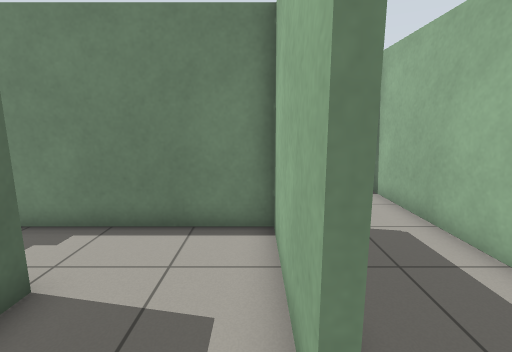
[1] (above)

22 first-person views from a walk through a world built for the Gazebo simulator. The camera is 1.2 m above the floor, tilts 10° down and sees 85° across. The floor is counted in squares, 0.5 m on a side. Each view is taken from the middle of a square. On the plan, view 1 faces up. The plan holds only what a view shows up to about 18 squares ahead; the rest is blank.

[2]
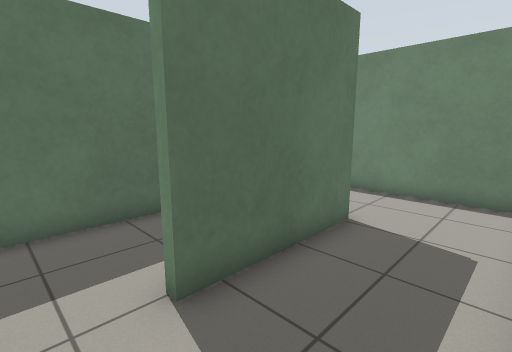

[3]
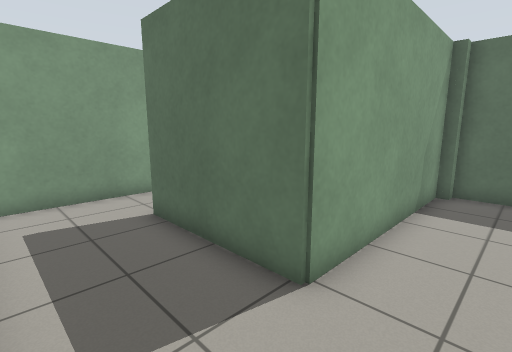

[4]
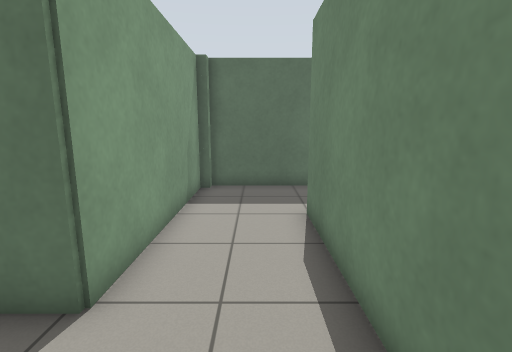

[5]
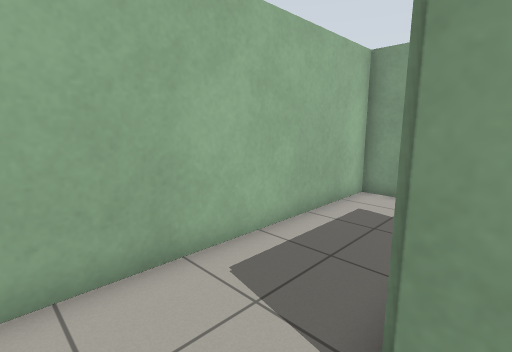

[6]
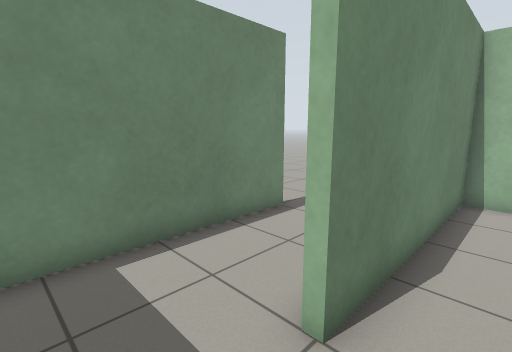

[7]
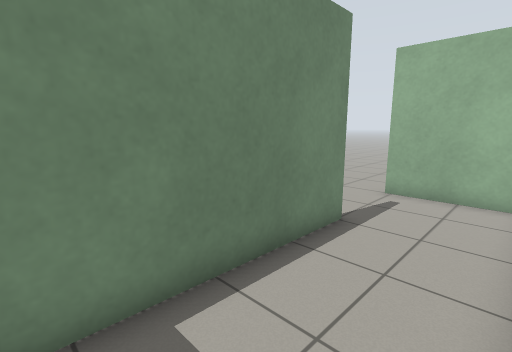

[8]
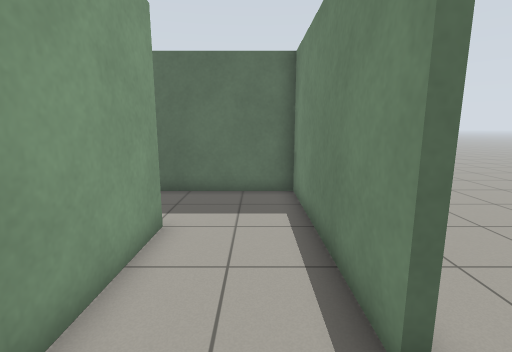

[9]
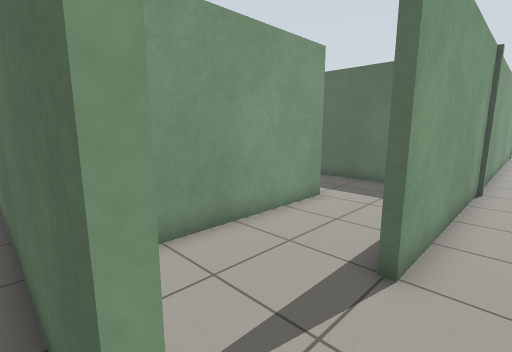

[10]
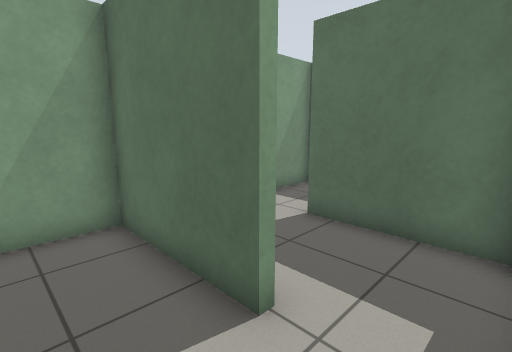

[11]
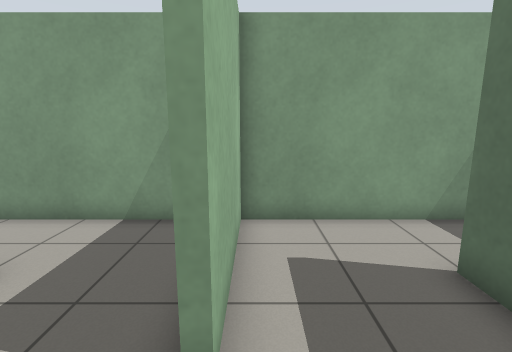

[12]
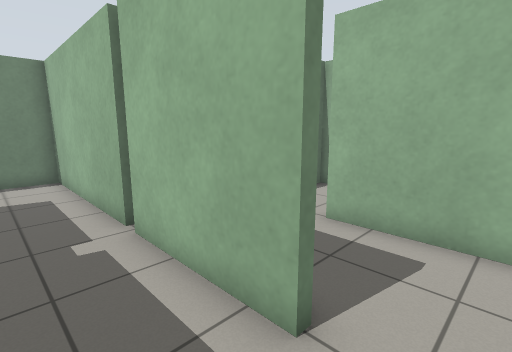

[13]
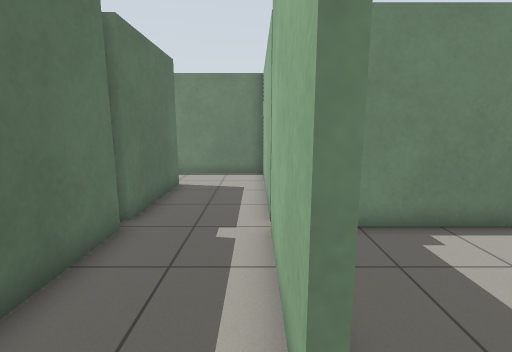

[14]
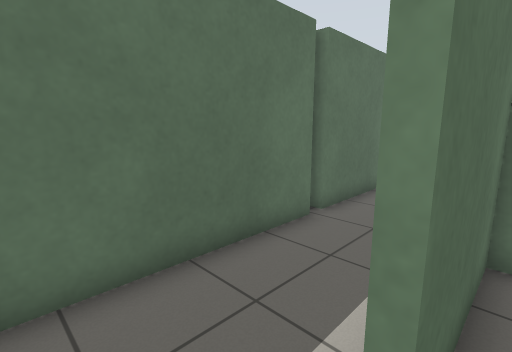

[15]
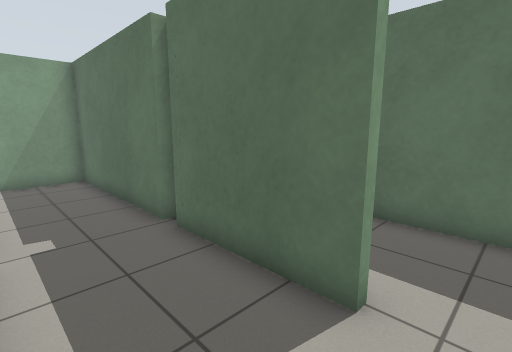

[16]
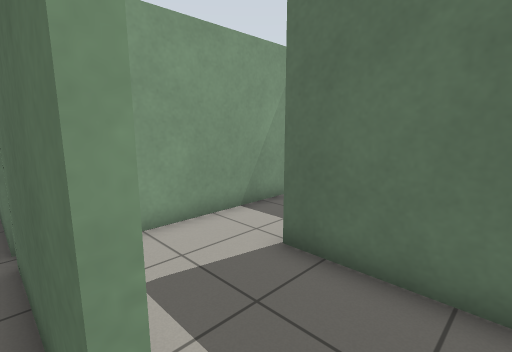

[17]
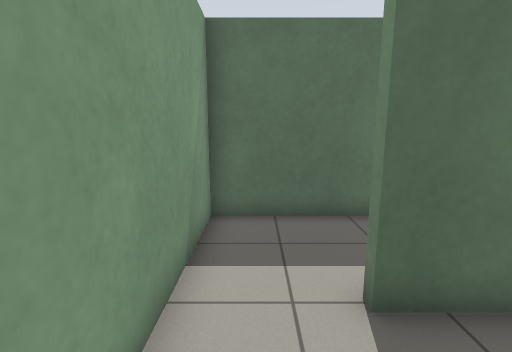

[18]
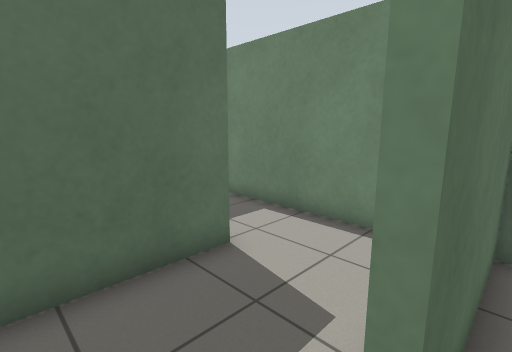

[19]
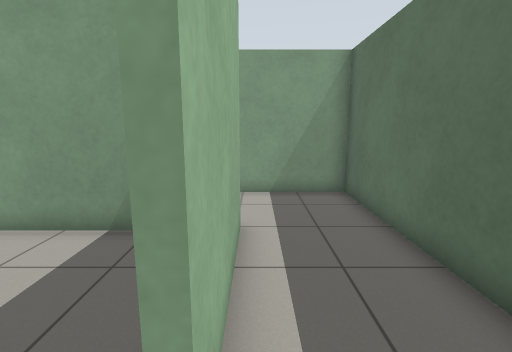

[20]
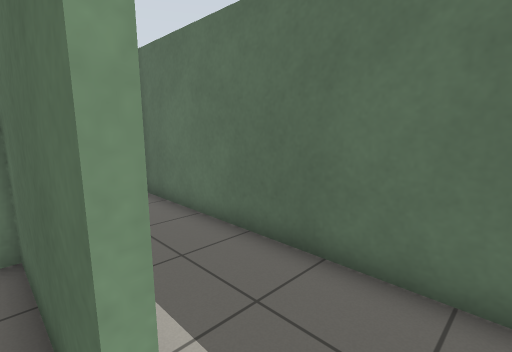

[21]
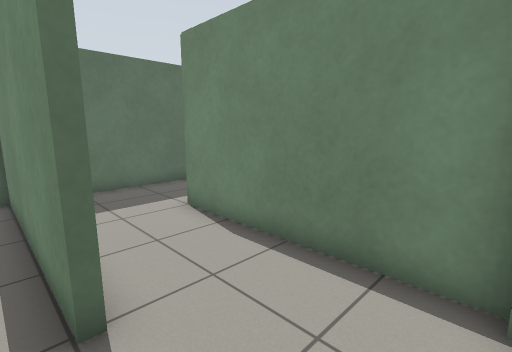

[22]
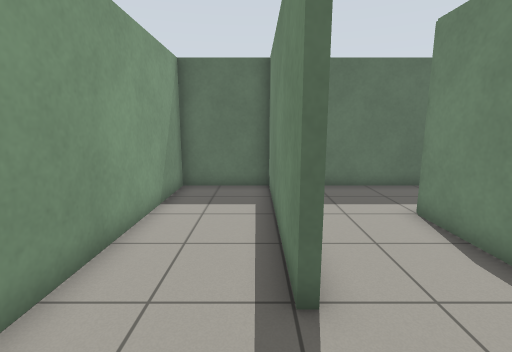

### Floor plan
Points are (right, up) in squares from view 1. A wall is a line through its corners. A room is listed if a view was taken in it or the views show most of it. See-through windows are left out.
Room 1 (view 1)
walls: (0.4, 1.6) (0.4, 3.6); (-3.3, 3.9) (-3.3, -1) (1.4, -1)
ways out: opening at (1, 0.5) to room 2; opening at (-1, 2.5) to room 5
Room 2 (views 2, 3, 4, 5, 6)
walls: (-6.9, 6.8) (0.7, 6.8) (0.7, 1.6); (1.4, -1) (4.4, -1) (4.4, 10.4) (-3.6, 10.4); (-7.4, 10.4) (-7.4, 7.2)
ways out: opening at (1, 0.5) to room 1; opening at (-5, 10) to room 3
Room 3 (views 7, 8)
walls: (0.6, 14.4) (-7.4, 14.4) (-7.4, 10.4); (-3.6, 10.7) (2.6, 10.7); (4.4, 11.3) (4.4, 13.6)
ways out: opening at (-5, 10) to room 2; opening at (2.5, 14) to room 4
Room 4 (view 9)
walls: (-7.7, 14.7) (0.6, 14.7); (-19.4, 14.7) (-9.4, 14.7); (4.4, 13.6) (4.4, 14.8); (4.7, 14.8) (4.7, 6)
ways out: opening at (2.5, 14) to room 3
Room 5 (view 10)
walls: (0.4, 3.6) (0.4, 6.5) (-3.6, 6.5)
ways out: opening at (-1, 2.5) to room 1; opening at (-3, 5) to room 6
Room 6 (view 11)
walls: (-3.6, 6.5) (-5.8, 6.5); (-7.4, 6) (-7.4, 3.6)
ways out: opening at (-3, 5) to room 5; opening at (-5, 2.5) to room 8
Room 7 (views 12, 13, 15, 16)
walls: (-7.7, 6.8) (-7.7, 14.4) (-12.1, 14.4); (-11.2, 6.3) (-11.2, -1) (-7.5, -1); (-11.2, 11.6) (-11.2, 7); (-7.4, 1.7) (-7.7, 1.7) (-7.7, 6.4)
ways out: opening at (-7, 0.5) to room 8; opening at (-11, 12.5) to room 13
Room 8 (view 14)
walls: (-7.5, -1) (-3.6, -1) (-3.6, 3.8); (-7.4, 3.6) (-7.4, 1.7)
ways out: opening at (-5, 2.5) to room 6; opening at (-7, 0.5) to room 7
Room 9 (views 17, 18)
walls: (-15.3, 11.5) (-15.3, 9.5); (-15.6, 6.8) (-13.1, 6.8)
ways out: opening at (-15, 8.5) to room 12; opening at (-13, 10.5) to room 13
Room 10 (views 19, 20)
walls: (-12, 6.5) (-19.6, 6.5) (-19.6, 11.5) (-19.3, 11.5); (-23.3, 13.1) (-23.3, 2.8) (-19.4, 2.8); (-18.4, 14.4) (-22.9, 14.4)
ways out: opening at (-13.5, 3) to room 11; opening at (-19, 12.5) to room 14
Room 11 (views 21, 22)
walls: (-15.2, 2.5) (-23.3, 2.5) (-23.3, -1) (-14.9, -1)
ways out: opening at (-13.5, 3) to room 10
Room 12 (no view inside)
walls: (-19.3, 11.5) (-19.3, 6.8) (-15.6, 6.8)
ways out: opening at (-15, 8.5) to room 9; opening at (-17, 10.5) to room 14
Room 13 (no view inside)
walls: (-15.3, 14.5) (-15.3, 11.5)
ways out: opening at (-11, 12.5) to room 7; opening at (-13, 10.5) to room 9
Room 14 (no view inside)
walls: (-17.4, 14.4) (-18.4, 14.4)
ways out: opening at (-19, 12.5) to room 10; opening at (-17, 10.5) to room 12

Where each view was taken, in squares from view 1:
view 1: 0 up, 0 right, facing up
view 2: 0 up, 4 right, facing up-left
view 3: 9 up, 4 right, facing down-left
view 4: 9 up, 4 right, facing left
view 5: 9 up, 0 right, facing down-right
view 6: 9 up, 6 left, facing up-right
view 7: 11 up, 6 left, facing up-right
view 8: 13 up, 3 right, facing left
view 9: 16 up, 5 right, facing down-left
view 10: 6 up, 1 left, facing down-left
view 11: 6 up, 4 left, facing down
view 12: 0 up, 10 left, facing up-right
view 13: 0 up, 8 left, facing up
view 14: 0 up, 7 left, facing up-left
view 15: 13 up, 8 left, facing down-left
view 16: 13 up, 11 left, facing down-left
view 17: 8 up, 12 left, facing left
view 18: 8 up, 15 left, facing up-left
view 19: 13 up, 20 left, facing down
view 20: 13 up, 19 left, facing down-left
view 21: 2 up, 12 left, facing up-left
view 22: 2 up, 12 left, facing left
